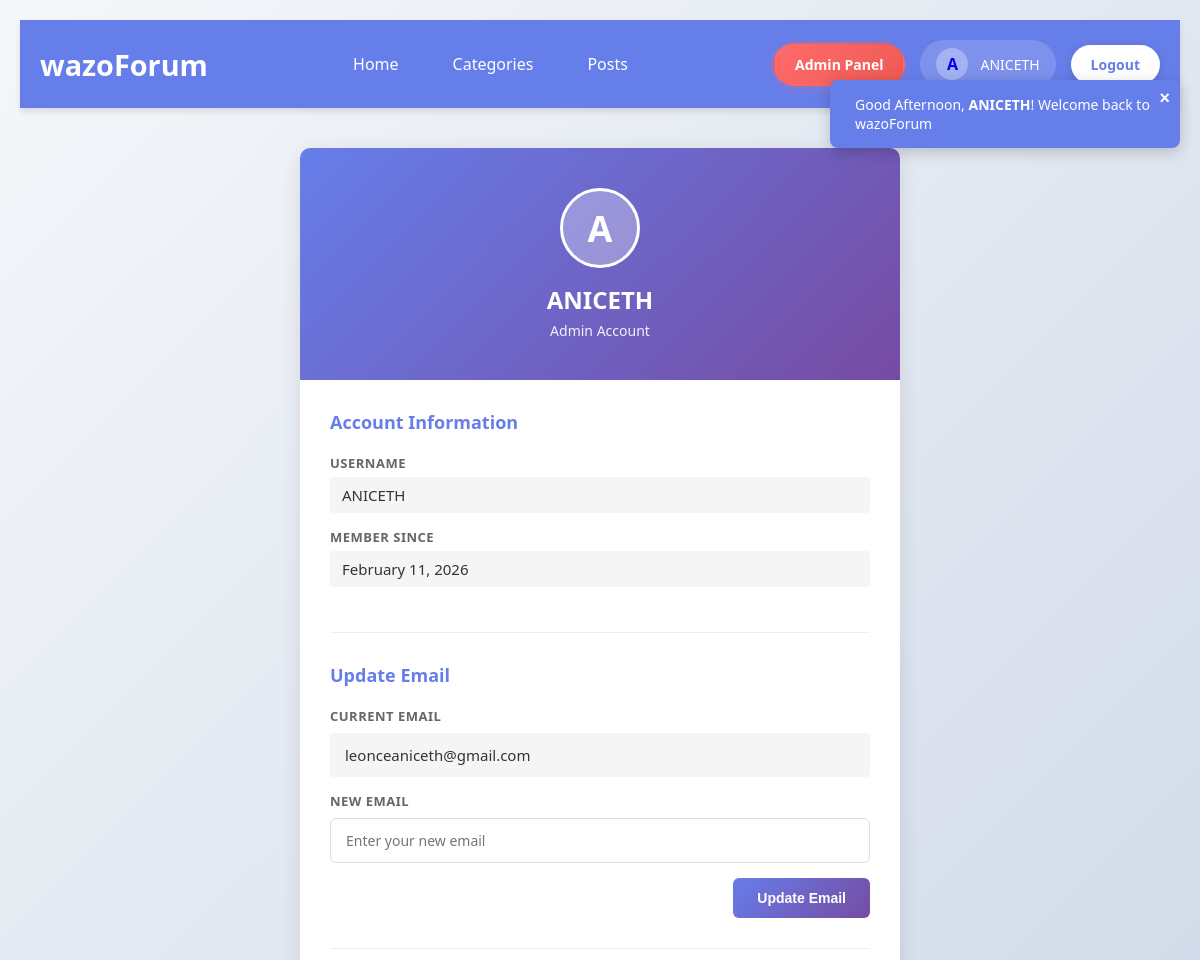
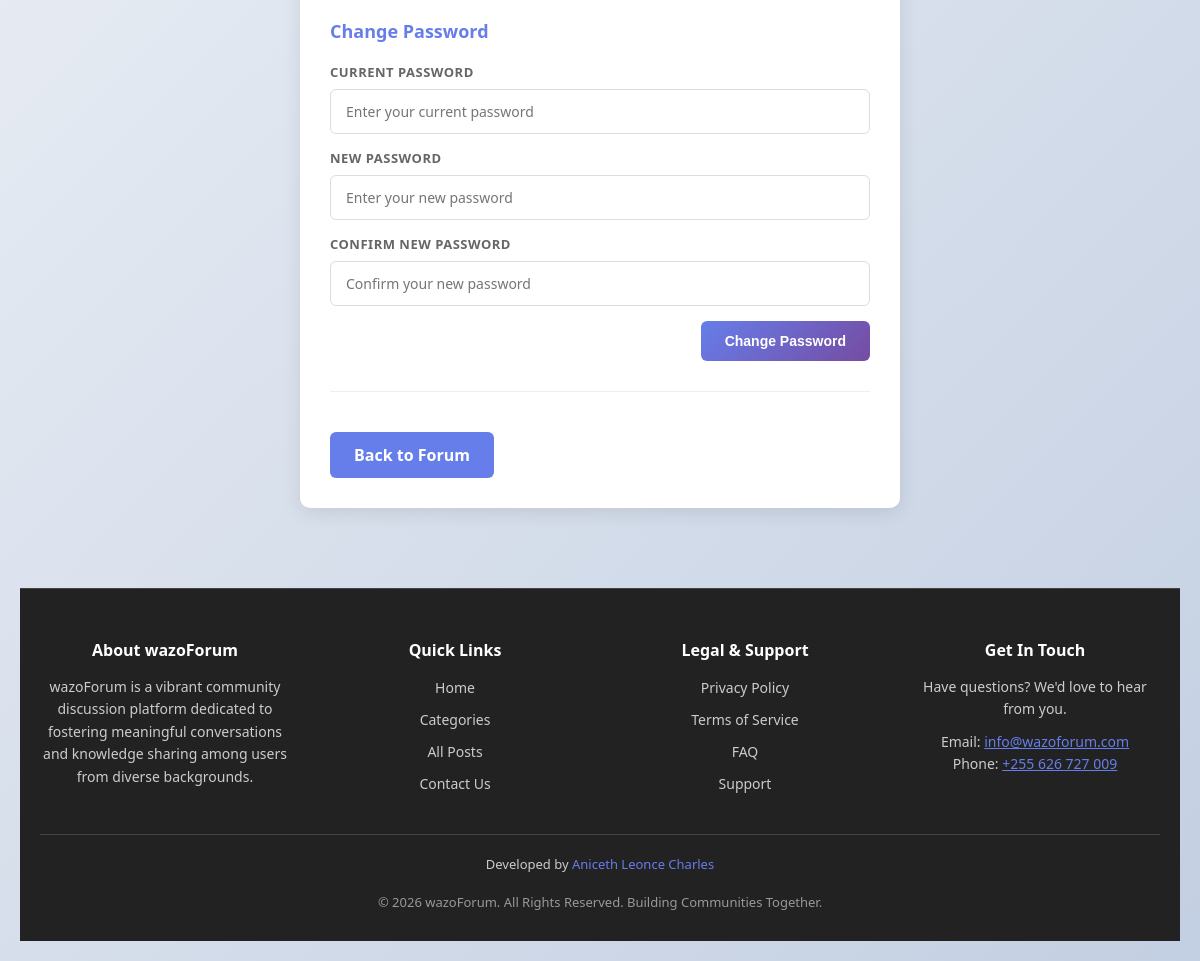
Screenshot of /profile.php (signed in) with the database file from the repository (2 pictures, top to bottom).
### tables this page shows
CREATE TABLE `users` (
  `user_id` int(11) NOT NULL,
  `email` varchar(100) NOT NULL,
  `username` varchar(50) NOT NULL,
  `password` varchar(255) NOT NULL,
  `role` enum('admin','member') NOT NULL DEFAULT 'member',
  `created_at` timestamp NOT NULL DEFAULT current_timestamp()
);

### function.php (called while the page is built, shortened)
<?php
if(!function_exists('isLogedIn')){
    function isLogedIn(){
        return isset ($_SESSION['user_id']);
    }
}
if(!function_exists('getCurrentUser')){
    function getCurrentUser(){
        if(isLogedIn()){
            return [
                'user_id' => $_SESSION['user_id'] ?? null,
                'username' => $_SESSION['username'] ?? null,
                'email' => $_SESSION['email'] ?? null,
                'role' => $_SESSION['role'] ?? 'member'
            ];
        }
        return null;
    }
}
?>

### profile.php (the view, shortened to what this page needs)
<?php
include("db_connection.php");
include("function.php");
$user = getCurrentUser();
$user_id = $user['user_id'];
$user_sql = "SELECT * FROM users WHERE user_id = $user_id";
$user_result = mysqli_query($conn, $user_sql);
$current_user = mysqli_fetch_assoc($user_result);
?>
<!DOCTYPE html>
<html lang="en">
<head>
</head>
<body>
    <?php include("header.php"); ?>
    <div class="container">
        <div class="profile-header">
            <div class="profile-avatar">
                <?php echo strtoupper(substr($current_user['username'], 0, 1)); ?>
            </div>
            <div class="profile-name"><?php echo htmlspecialchars($current_user['username']); ?></div>
            <div class="profile-role"><?php echo htmlspecialchars($current_user['role']); ?> Account</div>
        </div>
        <div class="profile-content">
            <div class="form-section">
                <h3>Account Information</h3>
                <div class="info-item">
                    <span class="info-label">Username</span>
                    <div class="info-value"><?php echo htmlspecialchars($current_user['username']); ?></div>
                </div>
                <div class="info-item">
                    <span class="info-label">Member Since</span>
                    <div class="info-value"><?php echo date('F j, Y', strtotime($current_user['created_at'])); ?></div>
                </div>
            </div>
            <div class="form-section">
                <h3>Update Email</h3>
                <form method="POST">
                    <div class="form-group">
                        <label for="current_email">Current Email</label>
                        <div class="info-value" style="background: #f5f5f5; padding: 12px 15px;">
                            <?php echo htmlspecialchars($current_user['email']); ?>
                        </div>
                    </div>
                    <div class="form-group">
                        <label for="email">New Email</label>
                        <input type="email" id="email" name="email" placeholder="Enter your new email" required>
                    </div>
                    <div class="btn-group">
                        <button type="submit" class="btn-update">Update Email</button>
                    </div>
                </form>
            </div>
            <div class="form-section">
                <h3>Change Password</h3>
                <form method="POST">
                    <div class="form-group">
                        <label for="current_password">Current Password</label>
                        <input type="password" id="current_password" name="current_password" placeholder="Enter your current password" required>
                    </div>
                    <div class="form-group">
                        <label for="new_password">New Password</label>
                        <input type="password" id="new_password" name="new_password" placeholder="Enter your new password" required>
                    </div>
                    <div class="form-group">
                        <label for="confirm_password">Confirm New Password</label>
                        <input type="password" id="confirm_password" name="confirm_password" placeholder="Confirm your new password" required>
                    </div>
                    <div class="btn-group">
                        <button type="submit" class="btn-update">Change Password</button>
                    </div>
                </form>
            </div>
            <a href="index.php" class="btn-back">Back to Forum</a>
        </div>
    </div>
    <?php include("footer.php"); ?>
</body>
</html>

### header.php (shortened to what this page needs)
<?php
include("function.php");
?>
<!DOCTYPE html>
<html lang="en">
<head>
</head>
<body>
    <header>
        <div class="header-container">
            <a href="index.php" class="logo">wazoForum</a>
            <ul class="nav-menu">
                <li><a href="index.php">Home</a></li>
                <li><a href="categories.php">Categories</a></li>
                <li><a href="posts.php">Posts</a></li>
            </ul>
            <div class="auth-buttons">
                <?php if(isLogedIn()):
                    $user = getCurrentUser();
                    $firstLetter = strtoupper(substr($user['username'], 0, 1));
                ?>
                    <?php if($user['role'] === 'admin'): ?>
                        <a href="dashboad.php" class="btn-admin-panel">
                            Admin Panel
                        </a>
                    <?php endif; ?>
                    <a href="profile.php" class="user-profile">
                        <div class="user-avatar">
                            <?php echo $firstLetter; ?>
                        </div>
                        <span class="user-name"><?php echo htmlspecialchars($user['username']); ?></span>
                    </a>
                    <a href="logout.php" class="btn-logout">Logout</a>
                <?php else: ?>
                    <a href="login.php" class="btn-login">Login</a>
                    <a href="register.php" class="btn-register">Register</a>
                <?php endif; ?>
            </div>
        </div>
    </header>

### profile.php (style rules this page uses)
* { margin: 0; padding: 0; box-sizing: border-box; }
body { font-family: 'Segoe UI', Tahoma, Geneva, Verdana, sans-serif; background: linear-gradient(135deg, #f5f7fa 0%, #c3cfe2 100%); min-height: 100vh; padding: 20px; color: #333; }
.container { max-width: 600px; margin: 40px auto; background: white; border-radius: 10px; box-shadow: 0 4px 20px rgba(0, 0, 0, 0.1); overflow: hidden; }
.profile-header { background: linear-gradient(135deg, #667eea 0%, #764ba2 100%); color: white; padding: 40px 20px; text-align: center; }
.profile-avatar { width: 80px; height: 80px; background: rgba(255, 255, 255, 0.3); border-radius: 50%; display: flex; align-items: center; justify-content: center; font-size: 36px; font-weight: bold; margin: 0 auto 15px; border: 3px solid white; }
.profile-name { font-size: 24px; font-weight: 600; margin-bottom: 5px; }
.profile-role { font-size: 14px; opacity: 0.9; text-transform: capitalize; font-weight: 500; }
.profile-content { padding: 30px; }
.form-section { margin-bottom: 30px; padding-bottom: 30px; border-bottom: 1px solid #eee; }
.form-section h3 { font-size: 18px; margin-bottom: 20px; color: #667eea; display: flex; align-items: center; gap: 8px; }
.info-item { margin-bottom: 15px; }
.info-label { font-size: 13px; font-weight: 600; color: #666; text-transform: uppercase; letter-spacing: 0.5px; margin-bottom: 5px; display: block; }
.info-value { font-size: 15px; color: #333; padding: 8px 12px; background: #f5f5f5; border-radius: 4px; word-break: break-all; }
.form-group { margin-bottom: 15px; }
label { display: block; font-size: 13px; font-weight: 600; color: #666; text-transform: uppercase; letter-spacing: 0.5px; margin-bottom: 8px; }
input[type="email"], input[type="password"], input[type="text"] { width: 100%; padding: 12px 15px; border: 1px solid #ddd; border-radius: 6px; font-size: 14px; font-family: inherit; transition: all 0.3s ease; }
.btn-group { display: flex; gap: 10px; justify-content: flex-end; }
button { padding: 12px 24px; border-radius: 6px; border: none; font-size: 14px; font-weight: 600; cursor: pointer; transition: all 0.3s ease; }
.btn-update { background: linear-gradient(135deg, #667eea 0%, #764ba2 100%); color: white; }
.btn-back { background: #667eea; color: white; padding: 12px 24px; text-decoration: none; border-radius: 6px; font-weight: 600; display: inline-block; text-align: center; transition: all 0.3s ease; margin-top: 10px; }

### header.php (style rules this page uses)
* { margin: 0; padding: 0; box-sizing: border-box; }
header { background: #667eea; color: white; padding: 20px 0; box-shadow: 0 4px 6px rgba(0,0,0,0.1); position: sticky; top: 0; z-index: 100; }
.header-container { max-width: 1200px; margin: 0 auto; padding: 0 20px; display: flex; justify-content: space-between; align-items: center; }
.logo { font-size: 1.8em; font-weight: bold; text-decoration: none; color: white; transition: all 0.3s ease; }
.nav-menu { display: flex; gap: 30px; align-items: center; list-style: none; }
.nav-menu a { color: white; text-decoration: none; font-weight: 500; transition: all 0.3s ease; padding: 8px 12px; border-radius: 4px; }
.auth-buttons { display: flex; gap: 15px; align-items: center; }
.btn-admin-panel { padding: 10px 20px; border-radius: 25px; text-decoration: none; font-weight: 600; transition: all 0.3s ease; background: linear-gradient(135deg, #ff6b6b 0%, #ee5a52 100%); color: white; border: 2px solid transparent; display: inline-flex; align-items: center; gap: 8px; font-size: 14px; box-shadow: 0 2px 8px rgba(255, 107, 107, 0.3); }
.user-profile { display: flex; align-items: center; gap: 12px; padding: 8px 16px; background: rgba(255, 255, 255, 0.15); border-radius: 25px; transition: all 0.3s ease; text-decoration: none; cursor: pointer; }
.user-avatar { width: 32px; height: 32px; background: rgba(255, 255, 255, 0.3); border-radius: 50%; display: flex; align-items: center; justify-content: center; font-size: 16px; font-weight: 600; }
.user-name { color: white; font-weight: 500; font-size: 14px; }
.user-profile .user-name { color: white; }
.btn-logout { padding: 10px 20px; border-radius: 20px; text-decoration: none; font-weight: 600; transition: all 0.3s ease; background: white; color: #667eea; border: none; cursor: pointer; font-size: 14px; box-shadow: 0 2px 8px rgba(0, 0, 0, 0.15); }

### rows the page displays
users: username "A", username "ANICETH", role "Admin", created_at "February 11, 2026", email "leonceaniceth@gmail.com"
